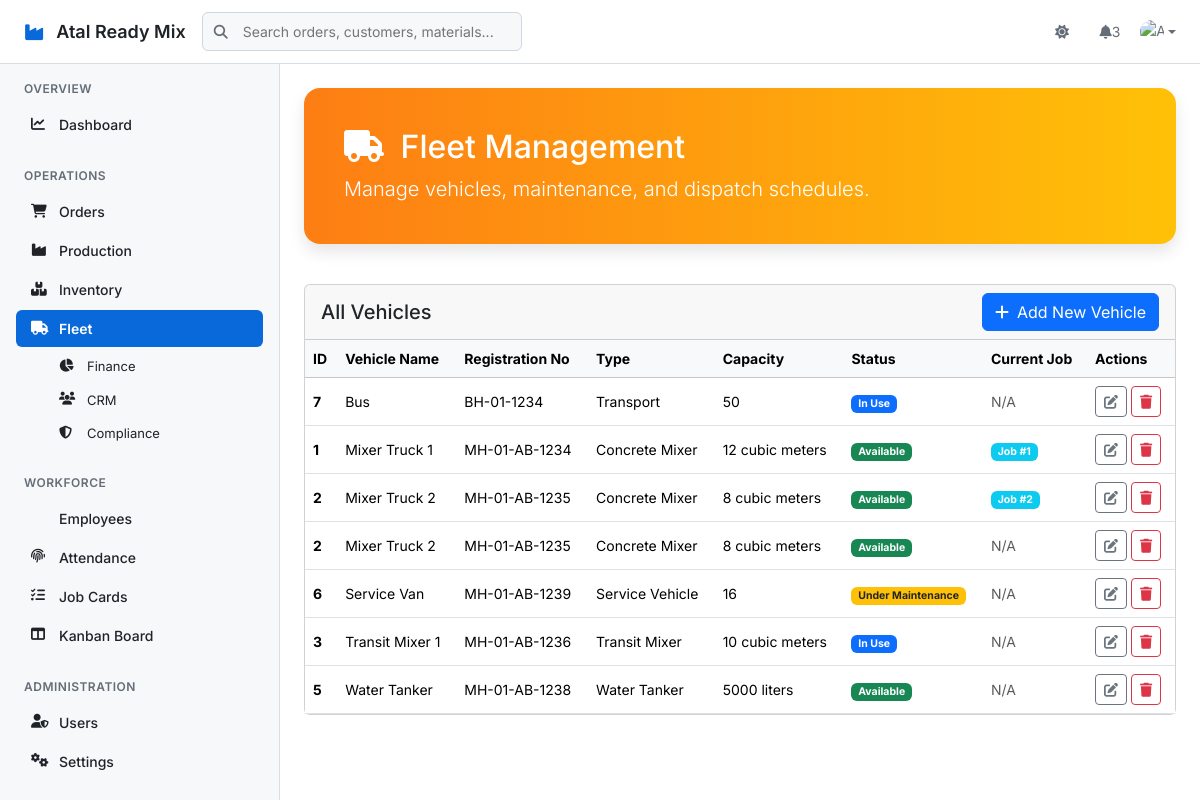
The page /erp/vehicles (signed in) on the database its author committed.
### tables this page shows
CREATE TABLE Vehicles (
    VehicleID INTEGER PRIMARY KEY AUTOINCREMENT,
    VehicleName TEXT,
    RegistrationNo TEXT,
    Type TEXT,
    Status TEXT,
    Capacity TEXT
);

CREATE TABLE JobCards (
    JobCardID INTEGER PRIMARY KEY AUTOINCREMENT,
    RelatedOrderID INTEGER,
    JobType TEXT,
    Description TEXT,
    AssignedTo INTEGER,
    Status TEXT,
    Priority TEXT,
    ScheduledStart DATETIME,
    ScheduledEnd DATETIME,
    ActualStart DATETIME,
    ActualEnd DATETIME,
    FOREIGN KEY (RelatedOrderID) REFERENCES Orders(OrderID),
    FOREIGN KEY (AssignedTo) REFERENCES Employees(EmployeeID)
);

### app.py (the view, shortened to what this page needs)
@app.route('/erp/vehicles', methods=['GET', 'POST'])
@login_required
def erp_vehicles():
    conn = get_db_connection()
    vehicles = conn.execute('SELECT v.*, jc.JobCardID, jc.JobType FROM Vehicles v LEFT JOIN JobAssignments ja ON v.VehicleID = ja.AssignedVehicleID LEFT JOIN JobCards jc ON ja.JobCardID = jc.JobCardID AND jc.Status IN ("Open", "In Progress") ORDER BY v.VehicleName').fetchall()
    conn.close()
    return render_template('erp/vehicles.html', vehicles=vehicles)

### app.py (called while the page is built)
def get_db_connection():
    conn = sqlite3.connect(DATABASE, timeout=10)
    conn.row_factory = sqlite3.Row
    return conn

def login_required(f):
    @wraps(f)
    def decorated_function(*args, **kwargs):
        if 'user_id' not in session:
            return redirect(url_for('login'))
        return f(*args, **kwargs)
    return decorated_function

### templates/erp/vehicles.html (shortened to what this page needs)
{% extends "base.html" %}
{% block content %}
<div class="main-header">
    <h2><i class="fas fa-truck me-2"></i> Fleet Management</h2>
    <p class="lead mb-0">Manage vehicles, maintenance, and dispatch schedules.</p>
</div>
<div class="row">
    <div class="col-12">
        <div class="card">
            <div class="card-header d-flex justify-content-between align-items-center">
                <h5 class="mb-0">All Vehicles</h5>
                <button class="btn btn-primary" id="add-vehicle-btn"><i class="fas fa-plus me-2"></i>Add New Vehicle</button>
            </div>
            <div class="card-body p-0">
                <div class="table-responsive">
                    <table class="table table-hover mb-0">
                        <thead class="table-light">
                            <tr>
                                <th>ID</th>
                                <th>Vehicle Name</th>
                                <th>Registration No</th>
                                <th>Type</th>
                                <th>Capacity</th>
                                <th>Status</th>
                                <th>Current Job</th>
                                <th>Actions</th>
                            </tr>
                        </thead>
                        <tbody>
                            {% for vehicle in vehicles %}
                            <tr>
                                <td><strong>{{ vehicle.VehicleID }}</strong></td>
                                <td>{{ vehicle.VehicleName }}</td>
                                <td>{{ vehicle.RegistrationNo }}</td>
                                <td>{{ vehicle.Type }}</td>
                                <td>{{ vehicle.Capacity }}</td>
                                <td>
                                    <span class="badge bg-{% if vehicle.Status == 'Available' %}success{% elif vehicle.Status == 'In Use' %}primary{% else %}warning text-dark{% endif %}">
                                        {{ vehicle.Status }}
                                    </span>
                                </td>
                                <td>
                                    {% if vehicle.JobCardID %}
                                        <a href="{{ url_for('jobkart_job_detail', job_id=vehicle.JobCardID) }}" class="badge bg-info text-decoration-none">Job #{{ vehicle.JobCardID }}</a>
                                    {% else %}
                                        <span class="text-muted">N/A</span>
                                    {% endif %}
                                </td>
                                <td>
                                    <button class="btn btn-sm btn-outline-secondary edit-btn"
                                            data-id="{{ vehicle.VehicleID }}"
                                            data-name="{{ vehicle.VehicleName }}"
                                            data-reg="{{ vehicle.RegistrationNo }}"
                                            data-type="{{ vehicle.Type }}"
                                            data-status="{{ vehicle.Status }}"
                                            data-capacity="{{ vehicle.Capacity }}">
                                        <i class="fas fa-edit"></i>
                                    </button>
                                    <button class="btn btn-sm btn-outline-danger delete-btn"
                                            data-id="{{ vehicle.VehicleID }}"
                                            data-name="{{ vehicle.VehicleName }}">
                                        <i class="fas fa-trash"></i>
                                    </button>
                                </td>
                            </tr>
                            {% endfor %}
                        </tbody>
                    </table>
                </div>
            </div>
        </div>
    </div>
</div>
{% endblock %}

### templates/base.html (style rules this page uses)
:root { --color-canvas-default: #ffffff; --color-canvas-subtle: #f6f8fa; --color-canvas-inset: #f6f8fa; --color-border-default: #d0d7de; --color-border-muted: #d8dee4; --color-fg-default: #1f2328; --color-fg-muted: #656d76; --color-fg-subtle: #6e7781; --color-accent-fg: #0969da; --color-accent-emphasis: #0969da; --color-success-fg: #1a7f37; --color-danger-fg: #d1242f; --color-warning-fg: #9a6700; --color-neutral-muted: rgba(175,184,193,0.2); --color-primer-shadow-focus: 0 0 0 3px rgba(9,105,218,0.3); --header-height: 64px; --sidebar-width: 280px; }
* { box-sizing: border-box; }
body { font-family: 'Inter', -apple-system, BlinkMacSystemFont, 'Segoe UI', sans-serif; font-size: 14px; line-height: 1.5; color: var(--color-fg-default); background-color: var(--color-canvas-default); margin: 0; overflow-x: hidden; }

### templates/erp/vehicles.html (style rules this page uses)
.main-header { background: linear-gradient(90deg, #fd7e14 0%, #ffc107 100%); color: white; padding: 2.5rem; border-radius: 1rem; margin-bottom: 2.5rem; box-shadow: 0 8px 16px rgba(0, 0, 0, 0.1); }
.table thead th { vertical-align: middle; }
.table tbody td { vertical-align: middle; }

### rows shown on the page
Vehicles: VehicleID "7", VehicleName "Bus", RegistrationNo "BH-01-1234", Type "Transport", Capacity "50", Status "In Use", shows "N/A"
Vehicles: VehicleID "1", VehicleName "Mixer Truck 1", RegistrationNo "MH-01-AB-1234", Type "Concrete Mixer", Capacity "12 cubic meters", Status "Available", JobCardID "1"
Vehicles: VehicleID "2", VehicleName "Mixer Truck 2", RegistrationNo "MH-01-AB-1235", Type "Concrete Mixer", Capacity "8 cubic meters", Status "Available", JobCardID "2", shows "N/A"
Vehicles: VehicleID "6", VehicleName "Service Van", RegistrationNo "MH-01-AB-1239", Type "Service Vehicle", Capacity "16", Status "Under Maintenance", shows "N/A"
Vehicles: VehicleID "3", VehicleName "Transit Mixer 1", RegistrationNo "MH-01-AB-1236", Type "Transit Mixer", Capacity "10 cubic meters", Status "In Use", shows "N/A"
Vehicles: VehicleID "5", VehicleName "Water Tanker", RegistrationNo "MH-01-AB-1238", Type "Water Tanker", Capacity "5000 liters", Status "Available", shows "N/A"
